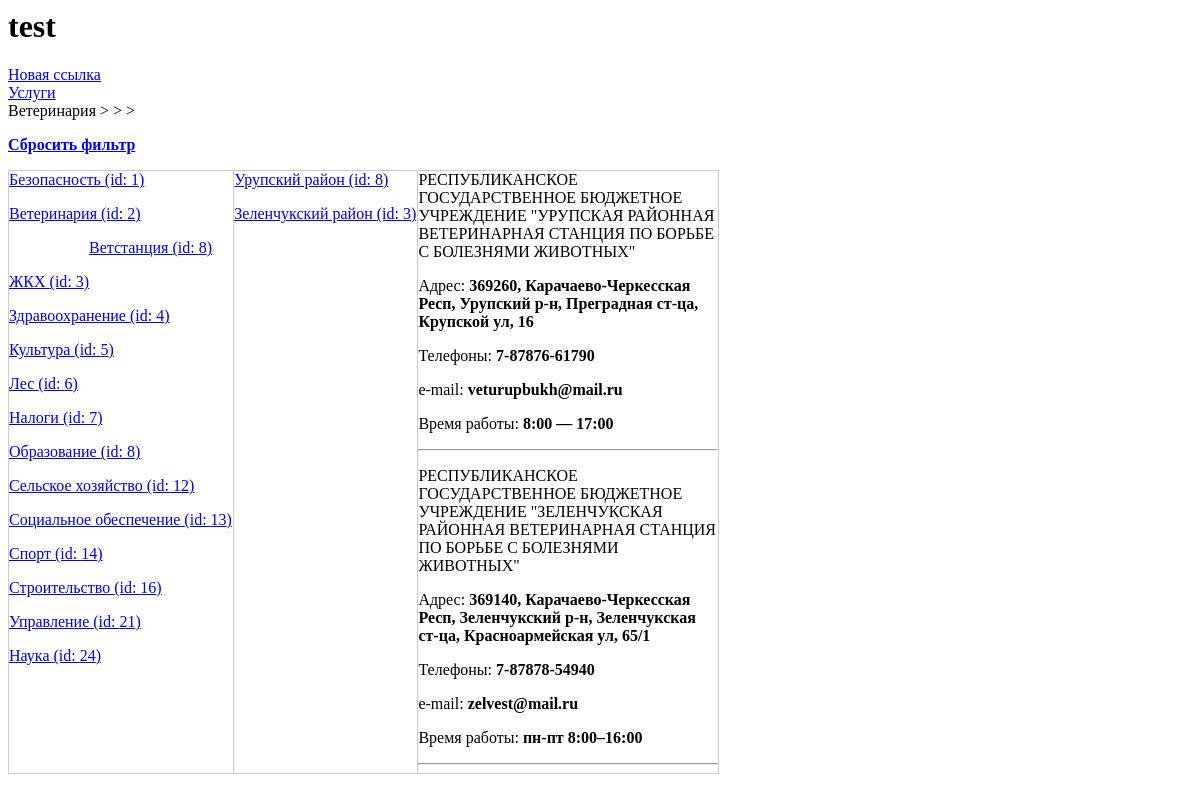
/2/0/0/0/, run on the app's committed database.
### rep_test_00/models.py (models this page shows, shortened)
class Otrasl(models.Model):
	name = models.CharField(max_length=50, verbose_name='Наименование')
	def __str__(self):
		return self.name
	class Meta:
		verbose_name_plural = 'Отрасли'
		verbose_name = 'Отрасль'

class PodOtrasl(models.Model):
	otrasl = models.ForeignKey(Otrasl, null=True, on_delete=models.PROTECT, verbose_name='Отрасль')
	name = models.CharField(max_length=50, verbose_name='Наименование')
	class Meta:
		verbose_name_plural = 'Подотрасли'
		verbose_name = 'Подотрасль'

class GorRayon(models.Model):
	region = models.ForeignKey(Regions, null=True, on_delete=models.PROTECT, verbose_name='Регион')
	name = models.CharField(max_length=50, verbose_name='Наименование')
	class Meta:
		verbose_name_plural = 'Города и(или) Районы'
		verbose_name = 'Город и(или) Район'

class Org(models.Model):
	otrasl = models.ForeignKey(Otrasl, null=True, on_delete=models.PROTECT, verbose_name='Отрасль')
	pod_otrasl = ChainedForeignKey(
        PodOtrasl,
        chained_field='otrasl',
        chained_model_field='otrasl',
        show_all=False,
        auto_choose=True,
        null=True,
        verbose_name='Подотрасль')
	region = models.ForeignKey(Regions, null=True, on_delete=models.PROTECT, verbose_name='Регион')
	rayon = ChainedForeignKey(
        GorRayon,
        chained_field='region',
        chained_model_field='region',
        show_all=False,
        auto_choose=True,
        null=True,
        verbose_name='Район')
	nsp = ChainedForeignKey(
        Nsp,
        chained_field='rayon',
        chained_model_field='rayon',
        show_all=False,
        auto_choose=True,
        null=True,
        verbose_name='Населенный пункт')
	inn = models.CharField(max_length=12, verbose_name='ИНН')
	name = models.CharField(max_length=300, verbose_name='Наименование')
	name_short = models.CharField(null=True, max_length=300, verbose_name='Сокращенное наименование')
	okved = models.CharField(null=True, max_length=8, verbose_name='ОКВЭД')
	okved_name = models.CharField(null=True, max_length=500, verbose_name='ОКВЭД наименование')
	class Meta:
		verbose_name_plural = 'Организации'
		verbose_name = 'Организация'

class orgContact(models.Model):
	org = models.ForeignKey(Org, null=True, on_delete=models.PROTECT, verbose_name='Организация')
	adres = models.CharField(null=True, blank=True, max_length=200, verbose_name='Адрес')
	telefone = models.CharField(null=True, blank=True, max_length=50, verbose_name='Телефоны')
	email = models.CharField(null=True, blank=True, max_length=50, verbose_name='e-mail')
	url = models.CharField(null=True, blank=True, max_length=50, verbose_name='Интрнет адрес')
	vremya = models.CharField(null=True, blank=True, max_length=50, verbose_name='Время работы')
	class Meta:
		verbose_name_plural = 'Контактная информация'
		verbose_name = 'Контактная информация'

### rep_test_00/views.py (the view)
# urls.py: path('<int:otrasl_id>/<int:podotrasl_id>/<int:rayon_id>/<int:nsp_id>/', by_otrasl),
def by_otrasl(request, otrasl_id, podotrasl_id, rayon_id, nsp_id):
	ME_OTRASL_ID = otrasl_id
	ME_PODOTRASL_ID = podotrasl_id
	ME_RAYON_ID = rayon_id
	ME_NSP_ID = nsp_id
	Rayons = GorRayon.objects.filter(org__rayon__gt=0).distinct()
	Nsps = Nsp.objects.filter(org__nsp__gt=0).distinct()
	Otrasls = Otrasl.objects.filter(org__otrasl__gt=0).distinct()
	PodOtrasls = PodOtrasl.objects.filter(org__pod_otrasl__gt=0).distinct()
	Orgs = Org.objects.all()
	t_otr, t_pod, t_ray, t_nsp = '', '', '', ''
	if ME_OTRASL_ID > 0:
		Orgs = Orgs.filter(otrasl=ME_OTRASL_ID)
		Rayons = Rayons.filter(org__otrasl=ME_OTRASL_ID)
		Nsps = Nsps.filter(org__otrasl=ME_OTRASL_ID)
		t_otr = Otrasl.objects.get(id=ME_OTRASL_ID)
	if ME_PODOTRASL_ID > 0:
		Orgs = Orgs.filter(pod_otrasl=ME_PODOTRASL_ID)
		Rayons = Rayons.filter(org__pod_otrasl=ME_PODOTRASL_ID)
		Nsps = Nsps.filter(org__pod_otrasl=ME_PODOTRASL_ID)
		t_pod = PodOtrasl.objects.get(id=ME_PODOTRASL_ID)
	if ME_RAYON_ID > 0:
		Orgs = Orgs.filter(rayon=ME_RAYON_ID)
		t_ray = GorRayon.objects.get(id=ME_RAYON_ID)
	if ME_NSP_ID > 0:
		Orgs = Orgs.filter(nsp=ME_NSP_ID)
		t_nsp = Nsp.objects.get(id=ME_NSP_ID)
	test = [t_otr, t_pod, t_ray, t_nsp]
	OrgContact = orgContact.objects.all()
	context = {'Rayons':Rayons, 'Nsps':Nsps, 'Otrasls':Otrasls, 'PodOtrasls':PodOtrasls, 'me_otr':ME_OTRASL_ID, 'me_podotr':ME_PODOTRASL_ID, 'me_ray': ME_RAYON_ID, 'me_nsp':ME_NSP_ID, 'Orgs':Orgs, 'test':test, 'OrgContact':OrgContact }
	return render(request, 'org_selector/index_1.html', context)

### rep_test_00/templates/org_selector/index_1.html (shortened to what this page needs)
{% load static %}
<html>
<head>
	<link rel="stylesheet" href="{% static 'org_selector/style.css'%}">
</head>
<body>
	<h1>test</h1>
	<div>
		<a href="/0/0/0/0/0/">Новая ссылка</a>
		<br>
		<a href="/uslugi/0/0/">Услуги</a>
	</div>
	<div>
		{{ test.0 }} > {{ test.1 }} > {{ test.2 }} > {{ test.3 }}
		<p><a href="/0/0/0/0/"><strong>Сбросить фильтр</strong></a></p>
	</div>
	<div class="d-table">
	<div class="d-tr">
	<div class="d-td">
	{% for otrasl in Otrasls %}
		<p><a href="/{{otrasl.id}}/0/{{me_ray}}/{{me_nsp}}/">{{ otrasl.name }} (id: {{ otrasl.id }})</a></p>
		{% if otrasl.id == me_otr %}
		<ol>
		{% for podotrasls in PodOtrasls %}
			{% if podotrasls.otrasl == otrasl %}
				<ul><a href="/{{otrasl.id}}/{{podotrasls.id}}/{{me_ray}}/{{me_nsp}}/">{{ podotrasls.name }} (id: {{ podotrasls.id }})</a></ul>
			{% endif %}
		{% endfor %}
		</ol>
		{% endif %}
	{% endfor %}
	</div>
	<div class="d-td">
	{% for rayon in Rayons %}
		<p><a href="/{{me_otr}}/{{me_podotr}}/{{rayon.id}}/0/">{{ rayon.name }} (id: {{ rayon.id }})</a></p>
	{% endfor %}
	</div>
	<div class="d-td basic">
		{% if Orgs.count > 0 %}
		{% for org in Orgs %}
			<p>{{ org.name }}</p>
			{% for org_cont in OrgContact %}
				{% if org == org_cont.org %}
					<p>Адрес: <strong>{{ org_cont.adres }}</strong></p>
					<p>Телефоны: <strong>{{ org_cont.telefone }}</strong></p>
					<p>e-mail: <strong>{{ org_cont.email }}</strong></p>
					<p>Время работы: <strong>{{ org_cont.vremya }}</strong></p>
				{% endif %}
			{% endfor %}
			<hr>
		{% endfor %}
		{% else %}
			<p><strong><em>Нет данных ({{ test.0 }} > {{ test.1 }} > {{ test.2 }} > {{ test.3 }})!</em></strong></p>
		{% endif %}
	</div>
	</div>
	</div>
</body>
</html>

### rep_test_00/static/org_selector/style.css (style rules this page uses)
.d-table { display: table; width: 60%; border-collapse: collapse; }
.d-tr { display: table-row; }
.d-td { display: table-cell; border: none; border: 1px solid #ccc; }
.basic { width: 300px; }

### data on the page
Otrasl: name "Ветеринария", id "2"
Otrasl: name "Безопасность", id "1"
PodOtrasl: name "Ветстанция", id "8"
Otrasl: name "ЖКХ", id "3"
Otrasl: name "Здравоохранение", id "4"
Otrasl: name "Культура", id "5"
Otrasl: name "Лес", id "6"
Otrasl: name "Налоги", id "7"
Otrasl: name "Образование", id "8"
Otrasl: name "Сельское хозяйство", id "12"
Otrasl: name "Социальное обеспечение", id "13"
Otrasl: name "Спорт", id "14"
Otrasl: name "Строительство", id "16"
Otrasl: name "Управление", id "21"
Otrasl: name "Наука", id "24"
GorRayon: name "Урупский район", id "8"
GorRayon: name "Зеленчукский район", id "3"
Org: name "РЕСПУБЛИКАНСКОЕ ГОСУДАРСТВЕННОЕ БЮДЖЕТНОЕ УЧРЕЖДЕНИЕ \"УРУПСКАЯ РАЙОННАЯ ВЕТЕРИНАРНАЯ СТАНЦИЯ ПО БОРЬБЕ С БОЛЕЗНЯМИ ЖИВОТНЫХ\""
orgContact: adres "369260, Карачаево-Черкесская Респ, Урупский р-н, Преградная ст-ца, Крупской ул, 16", telefone "7-87876-61790", email "veturupbukh@mail.ru", vremya "8:00 — 17:00"
Org: name "РЕСПУБЛИКАНСКОЕ ГОСУДАРСТВЕННОЕ БЮДЖЕТНОЕ УЧРЕЖДЕНИЕ \"ЗЕЛЕНЧУКСКАЯ РАЙОННАЯ ВЕТЕРИНАРНАЯ СТАНЦИЯ ПО БОРЬБЕ С БОЛЕЗНЯМИ ЖИВОТНЫХ\""
orgContact: adres "369140, Карачаево-Черкесская Респ, Зеленчукский р-н, Зеленчукская ст-ца, Красноармейская ул, 65/1", telefone "7-87878-54940", email "zelvest@mail.ru", vremya "пн-пт 8:00–16:00"
